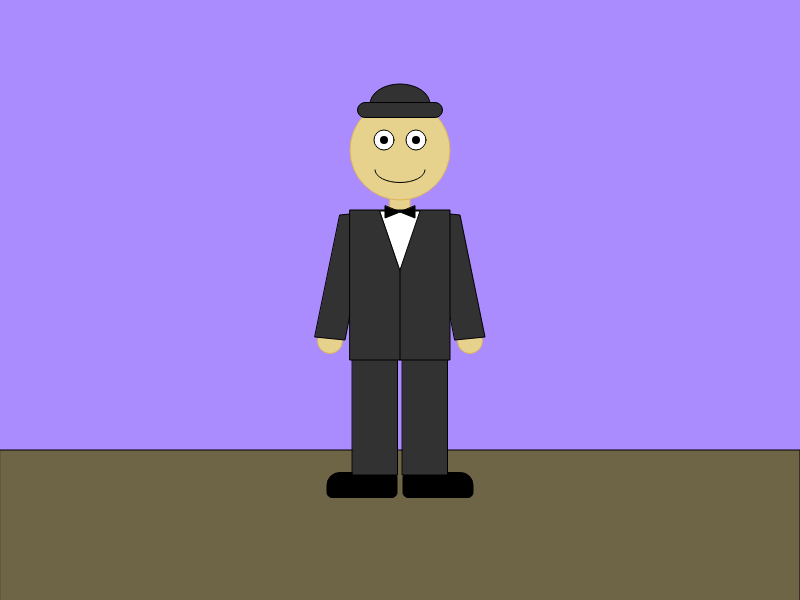
Frame 1 (no input)
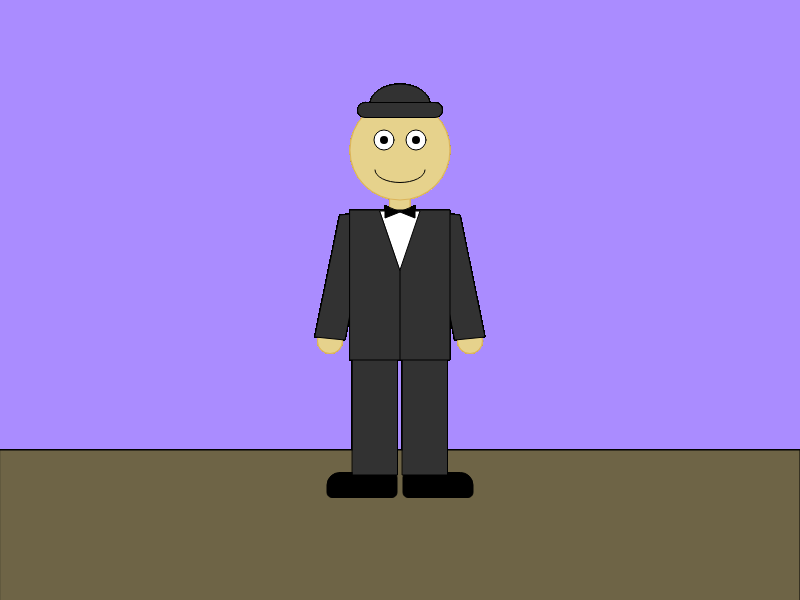
Frame 60 (no input)
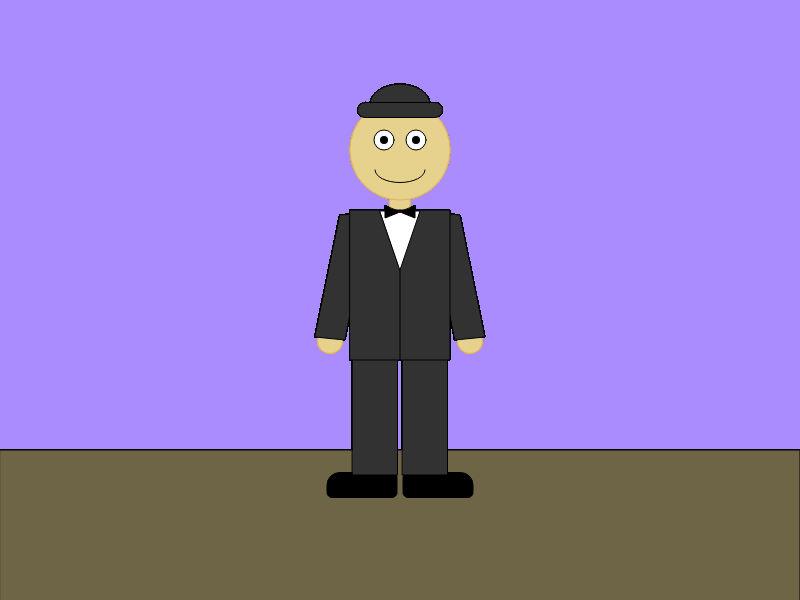
Frame 120 (the mouse pressed at the canvas centre since frame 60)

The p5.js sketch that drew these frames (run headless with seeded random() and noise() and a simulated clock; from frame 60 on, the mouse is pressed at the canvas centre):

// p5.js sketch
// ── sketch.js
function setup() {
  createCanvas(800, 600);
  background(170, 140, 255);
}

function draw() {
  
  // floor
  rectMode(CENTER);
  fill(110, 100, 70);
  rect(400, 550, 800, 200);
  
  // right shoe of dude
  fill(0);
  rect(362, 485, 70, 25, 50, 5, 5, 5);
  
  // left shoe of dude
  rect(438, 485, 70, 25, 5, 50, 5, 5);
  
  // dude's neck  
  fill(230, 210, 140);
  stroke(220, 180, 90);
  rect(400, 200, 20, 40);
  
  // this is the face of my dude
  fill(230, 210, 140);
  stroke(220, 180, 90);
  ellipse(400, 150, 100);
  
  // dude's hands
  ellipse(330, 341, 25);
  ellipse(470, 341, 25);
  
  // these make up the eyes
  fill(255);
  stroke(0);
  ellipse(384, 140, 20);
  ellipse(416, 140, 20);
  fill(0);
  noStroke();
  ellipse(384, 140, 8);
  ellipse(416, 140, 8);
  
  // this arc makes up the mouth
  noFill();
  stroke(0);
  arc(400, 170, 50, 25, 0, PI);

  // dude's right arm
  fill(50, 50, 50);
  quad(340, 215, 370, 212, 345, 340, 315, 337);
  
  // dude's left arm
  quad(430, 212, 460, 215, 485, 337, 455, 340);
  
  // dude's right leg
  rect(375, 415, 45, 120);
  
  // dude's left leg
  rect(425, 415, 45, 120);
  
  // base of dude's suit
  rect(400, 285, 100, 150);

  // hat top
  arc(400, 104, 60, 40, PI, 0);
  
  // hat brim
  rect(400, 110, 85, 15, 10, 10, 10, 10);
  
  // suit opening
  fill(255);
  triangle(380, 211, 420, 211, 400, 270);
  
  // super simple bowtie
  fill(0);
  triangle(385, 206, 385, 218, 400, 212);
  triangle(415, 206, 415, 218, 400, 212);
  
  // line for suit
  line(400, 270, 400, 360)
  
}
